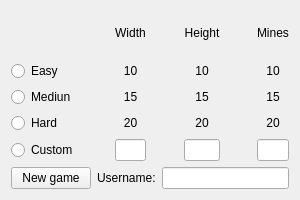
<?xml version="1.0" encoding="UTF-8"?>
<ui version="4.0">
 <class>WidgetSettings</class>
 <widget class="QWidget" name="WidgetSettings">
  <property name="geometry">
   <rect>
    <x>0</x>
    <y>0</y>
    <width>300</width>
    <height>200</height>
   </rect>
  </property>
  <property name="maximumSize">
   <size>
    <width>300</width>
    <height>200</height>
   </size>
  </property>
  <property name="windowTitle">
   <string>Form</string>
  </property>
  <layout class="QVBoxLayout" name="verticalLayout">
   <item>
    <layout class="QGridLayout" name="gridLayout">
     <item row="2" column="6">
      <widget class="QLabel" name="label_6">
       <property name="text">
        <string>15</string>
       </property>
       <property name="alignment">
        <set>Qt::AlignCenter</set>
       </property>
      </widget>
     </item>
     <item row="2" column="3">
      <spacer name="horizontalSpacer">
       <property name="orientation">
        <enum>Qt::Horizontal</enum>
       </property>
       <property name="sizeHint" stdset="0">
        <size>
         <width>40</width>
         <height>20</height>
        </size>
       </property>
      </spacer>
     </item>
     <item row="1" column="6">
      <widget class="QLabel" name="label_3">
       <property name="text">
        <string>10</string>
       </property>
       <property name="alignment">
        <set>Qt::AlignCenter</set>
       </property>
      </widget>
     </item>
     <item row="2" column="4">
      <widget class="QLabel" name="label_5">
       <property name="text">
        <string>15</string>
       </property>
       <property name="alignment">
        <set>Qt::AlignCenter</set>
       </property>
      </widget>
     </item>
     <item row="0" column="2">
      <widget class="QLabel" name="label_12">
       <property name="text">
        <string>Width</string>
       </property>
       <property name="alignment">
        <set>Qt::AlignCenter</set>
       </property>
      </widget>
     </item>
     <item row="3" column="6">
      <widget class="QLabel" name="label_9">
       <property name="text">
        <string>20</string>
       </property>
       <property name="alignment">
        <set>Qt::AlignCenter</set>
       </property>
      </widget>
     </item>
     <item row="3" column="4">
      <widget class="QLabel" name="label_8">
       <property name="text">
        <string>20</string>
       </property>
       <property name="alignment">
        <set>Qt::AlignCenter</set>
       </property>
      </widget>
     </item>
     <item row="3" column="0">
      <widget class="QRadioButton" name="radioButtonHard">
       <property name="text">
        <string>Hard</string>
       </property>
      </widget>
     </item>
     <item row="3" column="2">
      <widget class="QLabel" name="label_7">
       <property name="text">
        <string>20</string>
       </property>
       <property name="alignment">
        <set>Qt::AlignCenter</set>
       </property>
      </widget>
     </item>
     <item row="0" column="0">
      <widget class="QLabel" name="label_13">
       <property name="text">
        <string/>
       </property>
      </widget>
     </item>
     <item row="4" column="4">
      <widget class="QLineEdit" name="lineEditHeight">
       <property name="maximumSize">
        <size>
         <width>40</width>
         <height>40</height>
        </size>
       </property>
       <property name="alignment">
        <set>Qt::AlignCenter</set>
       </property>
      </widget>
     </item>
     <item row="1" column="0">
      <widget class="QRadioButton" name="radioButtonEasy">
       <property name="text">
        <string>Easy</string>
       </property>
      </widget>
     </item>
     <item row="2" column="2">
      <widget class="QLabel" name="label_4">
       <property name="text">
        <string>15</string>
       </property>
       <property name="alignment">
        <set>Qt::AlignCenter</set>
       </property>
      </widget>
     </item>
     <item row="2" column="0">
      <widget class="QRadioButton" name="radioButtonMedium">
       <property name="text">
        <string>Mediun</string>
       </property>
      </widget>
     </item>
     <item row="1" column="4">
      <widget class="QLabel" name="label_2">
       <property name="text">
        <string>10</string>
       </property>
       <property name="alignment">
        <set>Qt::AlignCenter</set>
       </property>
      </widget>
     </item>
     <item row="4" column="0">
      <widget class="QRadioButton" name="radioButtonCustom">
       <property name="text">
        <string>Custom</string>
       </property>
      </widget>
     </item>
     <item row="0" column="4">
      <widget class="QLabel" name="label_11">
       <property name="text">
        <string>Height</string>
       </property>
       <property name="alignment">
        <set>Qt::AlignCenter</set>
       </property>
      </widget>
     </item>
     <item row="4" column="6">
      <widget class="QLineEdit" name="lineEditMines">
       <property name="maximumSize">
        <size>
         <width>40</width>
         <height>40</height>
        </size>
       </property>
       <property name="alignment">
        <set>Qt::AlignCenter</set>
       </property>
      </widget>
     </item>
     <item row="2" column="5">
      <spacer name="horizontalSpacer_2">
       <property name="orientation">
        <enum>Qt::Horizontal</enum>
       </property>
       <property name="sizeHint" stdset="0">
        <size>
         <width>40</width>
         <height>20</height>
        </size>
       </property>
      </spacer>
     </item>
     <item row="0" column="6">
      <widget class="QLabel" name="label_10">
       <property name="text">
        <string>Mines</string>
       </property>
       <property name="alignment">
        <set>Qt::AlignCenter</set>
       </property>
      </widget>
     </item>
     <item row="1" column="2">
      <widget class="QLabel" name="label">
       <property name="text">
        <string>10</string>
       </property>
       <property name="alignment">
        <set>Qt::AlignCenter</set>
       </property>
      </widget>
     </item>
     <item row="4" column="2">
      <widget class="QLineEdit" name="lineEditWidth">
       <property name="maximumSize">
        <size>
         <width>40</width>
         <height>40</height>
        </size>
       </property>
       <property name="alignment">
        <set>Qt::AlignCenter</set>
       </property>
      </widget>
     </item>
     <item row="2" column="1">
      <spacer name="horizontalSpacer_3">
       <property name="orientation">
        <enum>Qt::Horizontal</enum>
       </property>
       <property name="sizeHint" stdset="0">
        <size>
         <width>40</width>
         <height>20</height>
        </size>
       </property>
      </spacer>
     </item>
    </layout>
   </item>
   <item>
    <layout class="QHBoxLayout" name="horizontalLayout">
     <item>
      <widget class="QPushButton" name="pushButtonNewGame">
       <property name="text">
        <string>New game</string>
       </property>
      </widget>
     </item>
     <item>
      <widget class="QLabel" name="label_14">
       <property name="text">
        <string>Username:</string>
       </property>
      </widget>
     </item>
     <item>
      <widget class="QLineEdit" name="lineEditUserName"/>
     </item>
    </layout>
   </item>
  </layout>
 </widget>
 <resources/>
 <connections/>
</ui>
